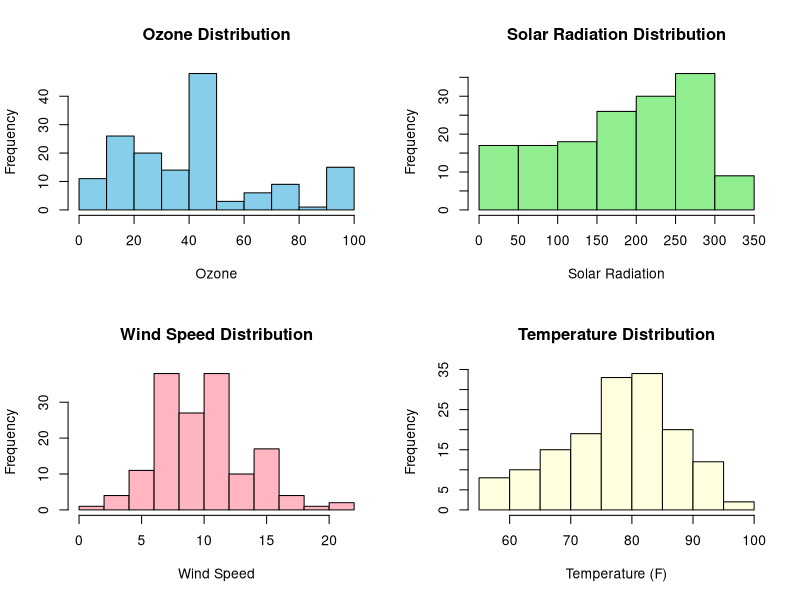
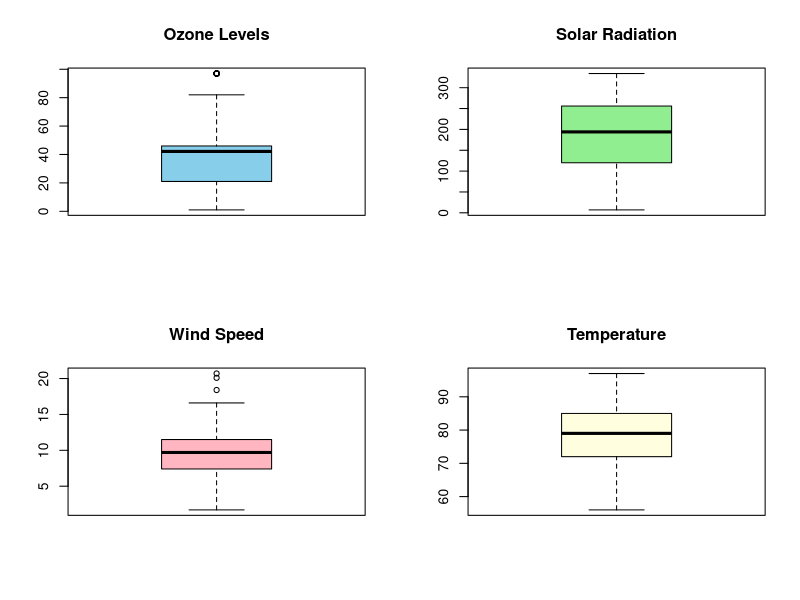
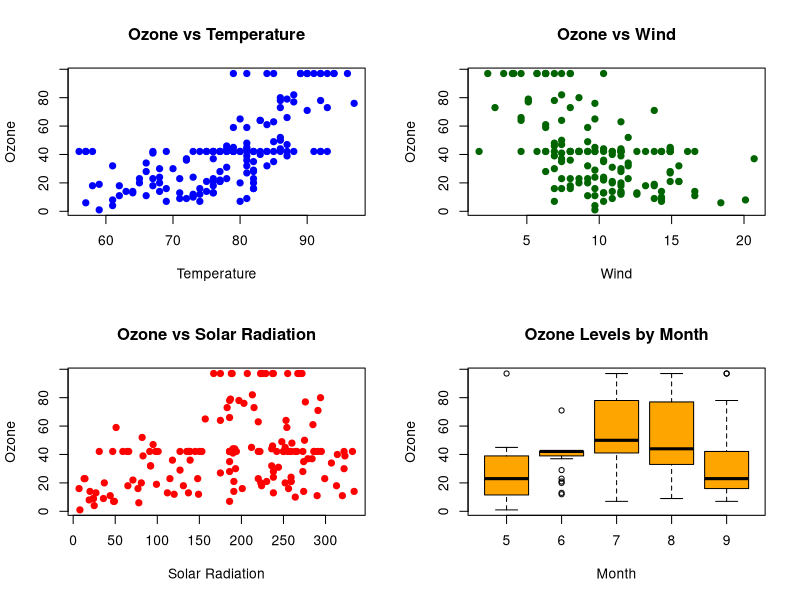
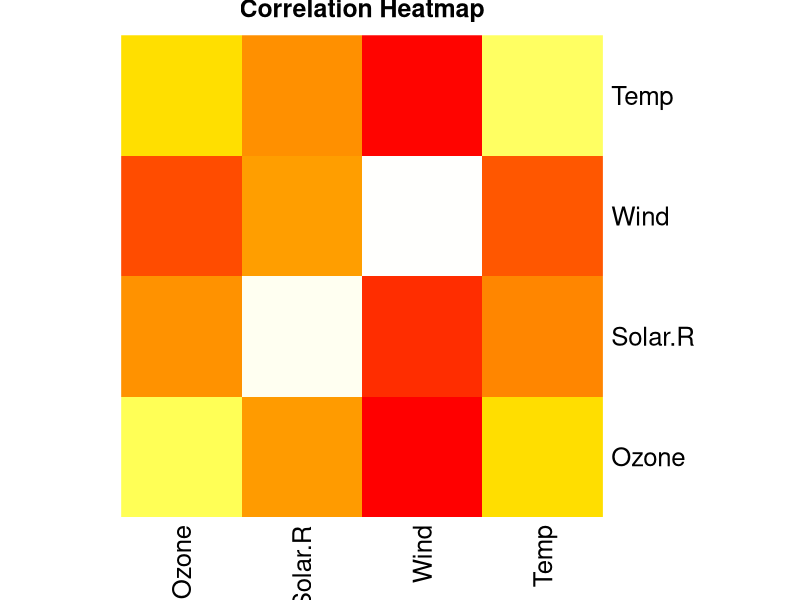
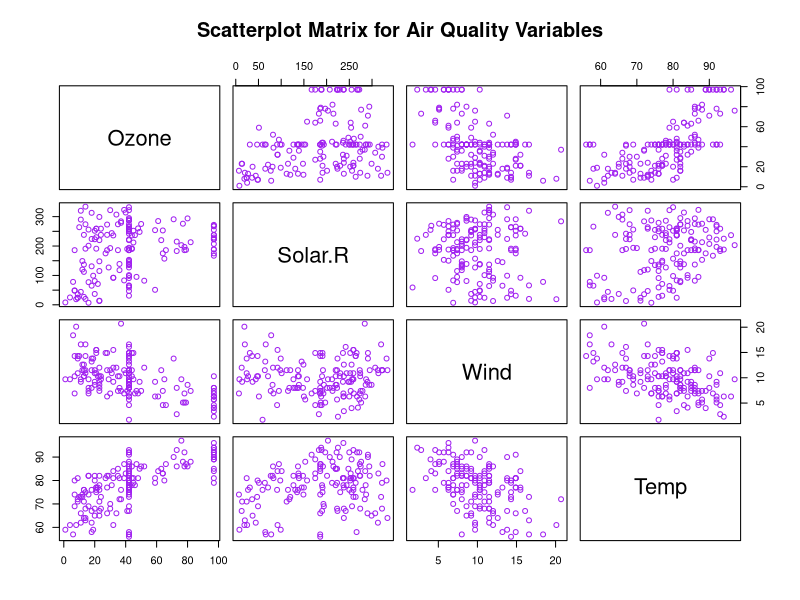
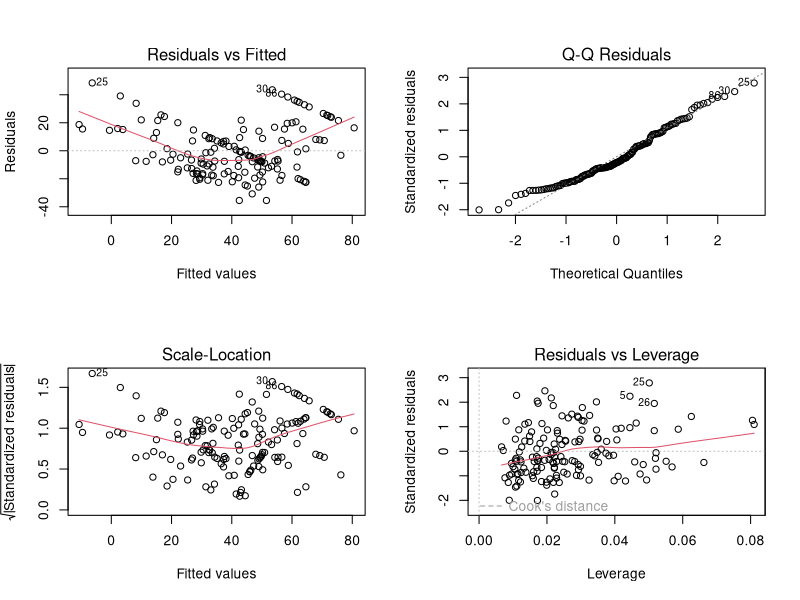

R code for these plots, in order:
#  AIRQUALITY DATA ANALYSIS PROJECT (R + Power BI)


# STEP 1 — Load Required Libraries

# install.packages("ggplot2")
# install.packages("dplyr")

library(ggplot2)
library(dplyr)

# STEP 2 — Load Dataset
data <- airquality

# STEP 3 — DATA CLEANING


# Treat Missing Values (replace NA with column mean)
data$Ozone[is.na(data$Ozone)] <- mean(data$Ozone, na.rm = TRUE)
data$Solar.R[is.na(data$Solar.R)] <- mean(data$Solar.R, na.rm = TRUE)

# Convert Month and Day to factor
data$Month <- as.factor(data$Month)
data$Day <- as.factor(data$Day)

# Check structure
str(data)

# Outlier Detection (using boxplot stats)
outliers_ozone <- boxplot.stats(data$Ozone)$out
outliers_temp  <- boxplot.stats(data$Temp)$out
print("Outliers in Ozone:")
print(outliers_ozone)
print("Outliers in Temperature:")
print(outliers_temp)

# Optional: Capping Outliers (for smoother plots)
cap <- function(x){
  qnt <- quantile(x, probs=c(.25, .75), na.rm = TRUE)
  caps <- quantile(x, probs=c(.05, .95), na.rm = TRUE)
  H <- 1.5 * IQR(x, na.rm = TRUE)
  x[x < (qnt[1] - H)] <- caps[1]
  x[x > (qnt[2] + H)] <- caps[2]
  return(x)
}

data$Ozone <- cap(data$Ozone)
data$Temp  <- cap(data$Temp)

# STEP 4 — SUMMARY STATISTICS

print("Summary Statistics:")
print(summary(data))

# STEP 5 — UNIVARIATE ANALYSIS


# Histograms
par(mfrow = c(2,2))
hist(data$Ozone, main="Ozone Distribution", col="skyblue", xlab="Ozone")
hist(data$Solar.R, main="Solar Radiation Distribution", col="lightgreen", xlab="Solar Radiation")
hist(data$Wind, main="Wind Speed Distribution", col="lightpink", xlab="Wind Speed")
hist(data$Temp, main="Temperature Distribution", col="lightyellow", xlab="Temperature (F)")

# Boxplots
par(mfrow = c(2,2))
boxplot(data$Ozone, main="Ozone Levels", col="skyblue")
boxplot(data$Solar.R, main="Solar Radiation", col="lightgreen")
boxplot(data$Wind, main="Wind Speed", col="lightpink")
boxplot(data$Temp, main="Temperature", col="lightyellow")

# STEP 6 — BIVARIATE ANALYSIS


# Scatter plots
par(mfrow = c(2,2))
plot(data$Temp, data$Ozone, col="blue", pch=19, main="Ozone vs Temperature", xlab="Temperature", ylab="Ozone")
plot(data$Wind, data$Ozone, col="darkgreen", pch=19, main="Ozone vs Wind", xlab="Wind", ylab="Ozone")
plot(data$Solar.R, data$Ozone, col="red", pch=19, main="Ozone vs Solar Radiation", xlab="Solar Radiation", ylab="Ozone")
plot(data$Month, data$Ozone, col="orange", main="Ozone Levels by Month", xlab="Month", ylab="Ozone")

# Correlation Matrix
numeric_cols <- data[, c("Ozone", "Solar.R", "Wind", "Temp")]
cor_matrix <- cor(numeric_cols)
print("Correlation Matrix:")
print(cor_matrix)

# Heatmap
heatmap(cor_matrix, Rowv=NA, Colv=NA, col=heat.colors(256), main="Correlation Heatmap")

# Pair Plot
pairs(numeric_cols, main="Scatterplot Matrix for Air Quality Variables", col="purple")

# STEP 7 — REGRESSION ANALYSIS


# Linear Regression Model
model <- lm(Ozone ~ Temp + Wind + Solar.R, data=data)
summary(model)

# Diagnostic Plots
par(mfrow = c(2,2))
plot(model)
